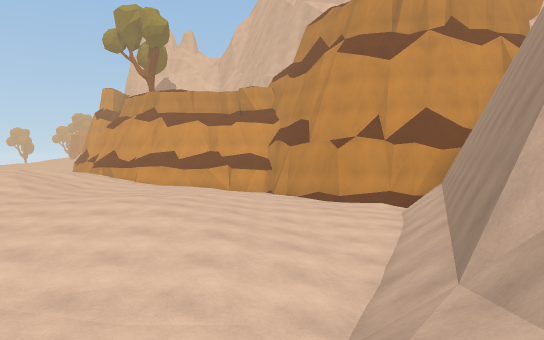
[1] (above)

16 first-person views from a walk through a scene from a Unity 3-D project. The camera is 1.5 m above the floor, tilts 2° down and sees 70° across. The floor is counted in squares, 2 m on a side. Each view is taken from the middle of a square. On the plan, view 1 faces up. The plan holds only what a view shows up to about 12 squares ahead; the rest is blank. The place goes on beyond the plan. The player character is not drawn. Some animated figures are left out.

[2]
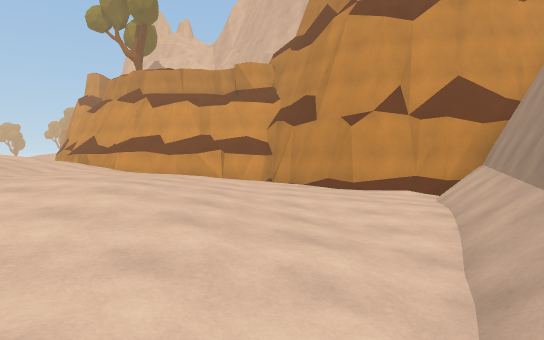

[3]
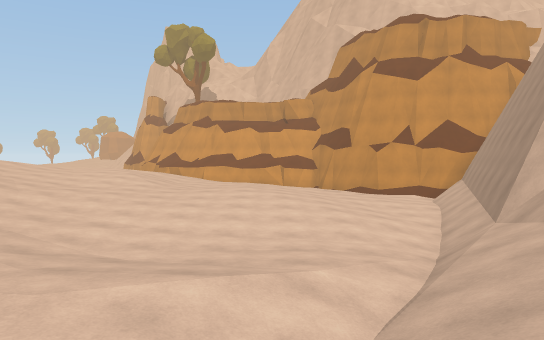

[4]
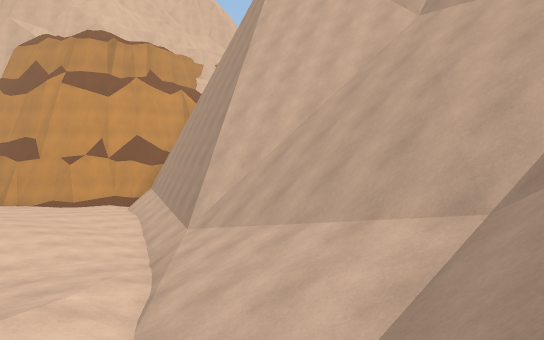

[5]
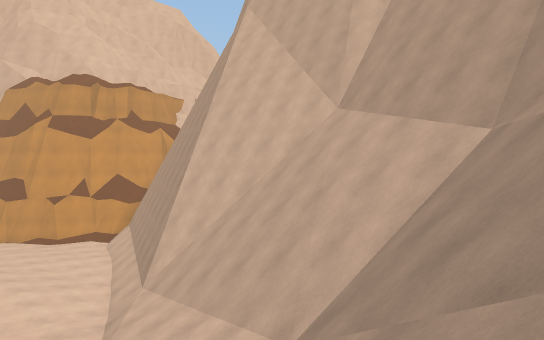

[6]
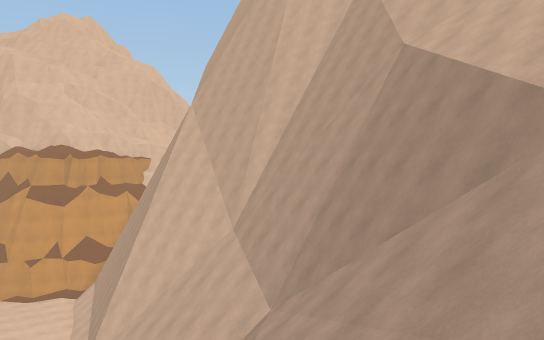

[7]
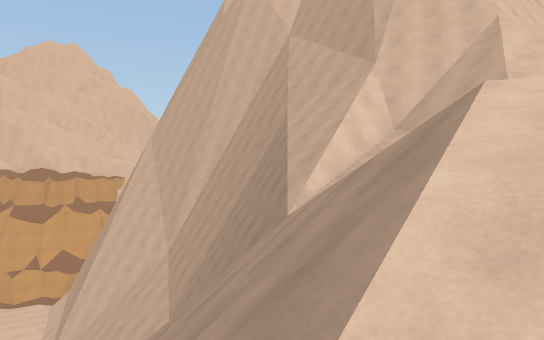

[8]
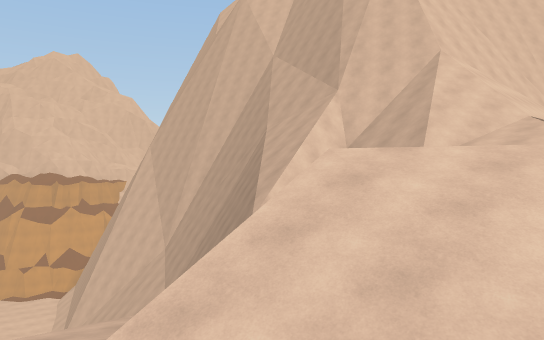

[9]
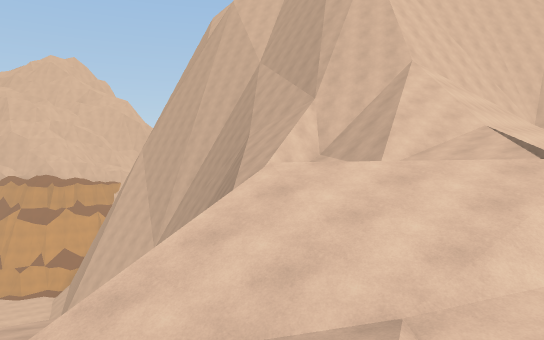

[10]
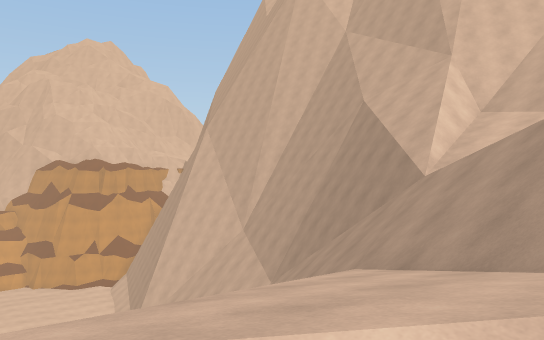

[11]
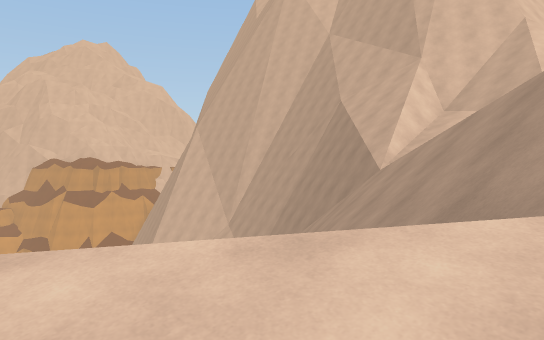

[12]
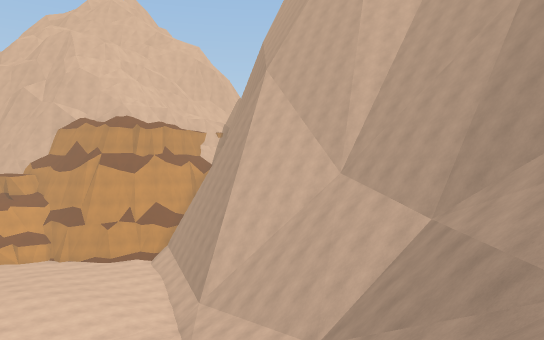

[13]
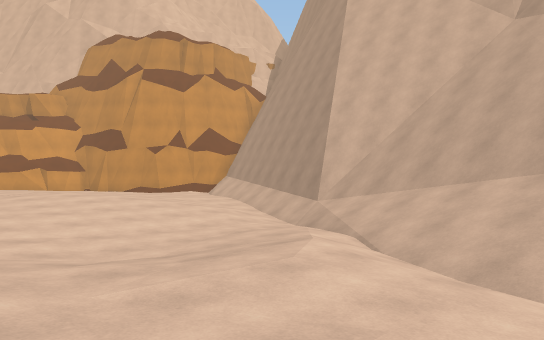

[14]
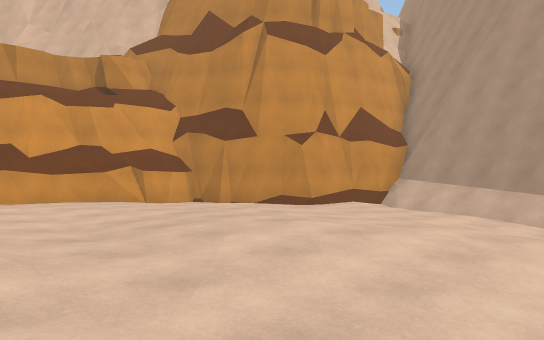

[15]
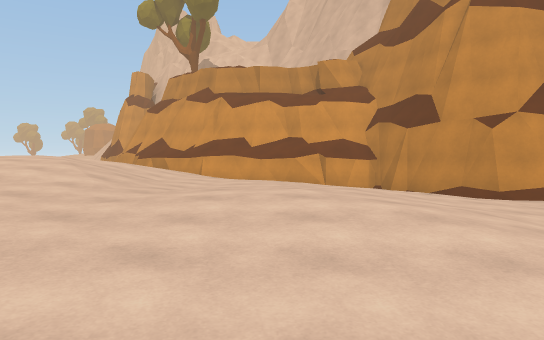

[16]
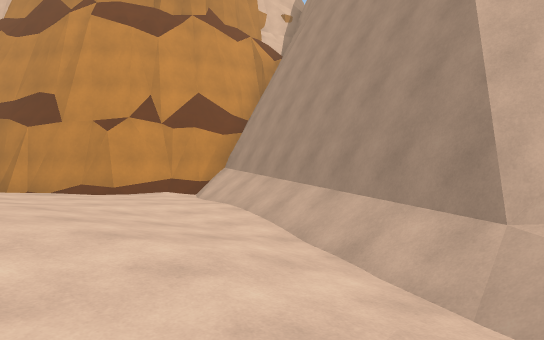

### Floor plan
Key: @ floor where view 1 was taken; # wall or solid block; . main floor; - floor 0.75 m lower than the main floor; _ floor 1.5 m lower than the main floor; : floor 12.75 m higher than the main floor; + floor 13.5 m higher than the main floor; * floor 14.5 m higher than the main floor; % floor 15.25 m higher than the main floor; & floor 16.75 m higher than the main floor; / step, stairs or slope; = window, fence, low wall or low ledge; ^ raised ledge; v drop or lower ground.
Columns run from 6 left of view 1 to 11 right of it. Each row starts with its distance up from view 1.
 14 ..--=###
 13 ...---/##
 12 ...----_###
 11 ....---__/##
 10 .....---__/#
  9 .....---_/#^
  8 ......---/#
  7 ......--_/^
  6 ......-_/#
  5 .....--_/#
  4 ..-----/#^
  3 ..----_/#^
  2 ..----///#
  1  ..---////^
  0 ...../@////#
 -1 ....///////#
 -2  ...//////##
 -3 . .///////#
 -4    / /##/##
 -5      /##/#
 -6    //=v//#####
 -7     /////# ^^#
 -8 /     //##^^###
 -9      ///#^^#####
-10    ///////////####
-11 //////// ////////#
-12 +///////  //////
-13 :+/////    //////
-14 ://////&   //////
-15    *///&   // //
-16   / %///
-17   /

Where each view was taken, in squares from view 1:
view 1: 0 up, 0 right, facing up
view 2: 2 up, 0 right, facing up
view 3: 3 down, 2 left, facing up
view 4: 4 down, 3 left, facing up-right
view 5: 6 down, 3 left, facing up-right
view 6: 10 down, 3 left, facing up-right
view 7: 14 down, 3 left, facing up-right
view 8: 16 down, 4 left, facing up-right
view 9: 17 down, 4 left, facing up-right
view 10: 13 down, 6 left, facing up-right
view 11: 14 down, 6 left, facing up-right
view 12: 8 down, 6 left, facing up-right
view 13: 3 down, 6 left, facing up-right
view 14: 5 up, 6 left, facing up-right
view 15: 3 up, 3 left, facing up
view 16: 2 up, 2 left, facing up-right
